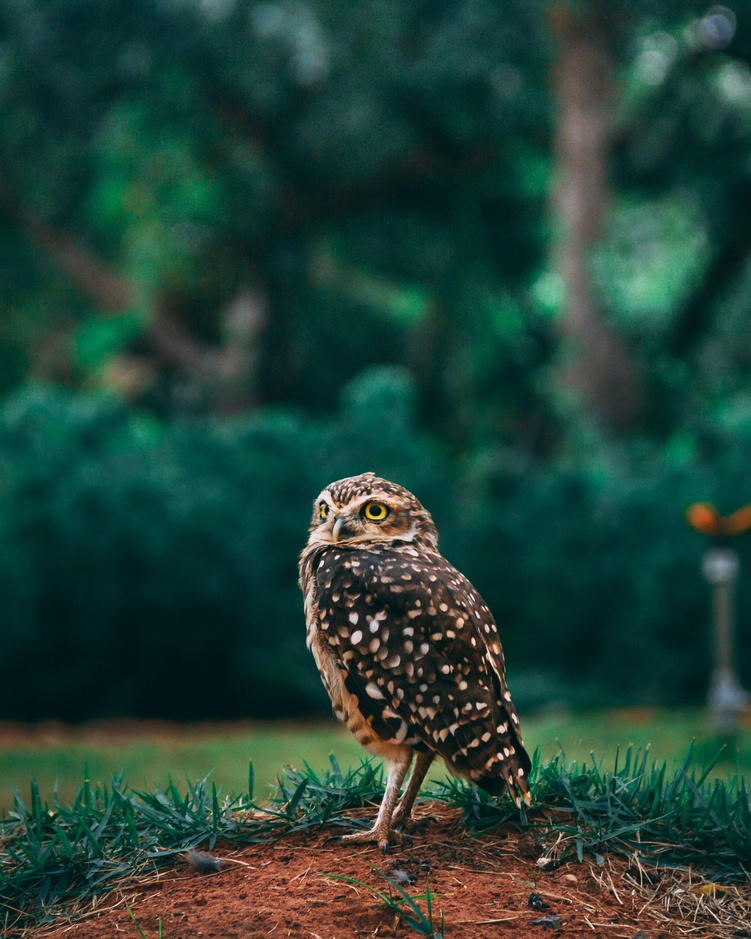
#> input picture removal-of-background-from-image/data/pexels-fábio-scaletta-2115984.jpg, 751 x 939 px, shrunk from 2765 x 3456 before the run, found by its file name
$ python rm_bg_img.py
#> lines starting #> are read from the running program, lines starting #| are printed output that depends on the picture; after the words box and inside, x2 and y2 are one past the last pixel; in counts of white or black regions, pixels touching at a corner belong together
import cv2
import numpy as np

def clahe(img, clip_limit=2.0, grid_size=(8,8)):
    # for image contrast
    clahe = cv2.createCLAHE(clipLimit=clip_limit, tileGridSize=grid_size)
    return clahe.apply(img)

# load image
img = cv2.imread("/home/allisonogechukwu/25-dsp-projects/removal-of-background-from-image/data/pexels-fábio-scaletta-2115984.jpg")
#> img is the input picture: shape (939, 751, 3); mean B, G, R 55.9, 66.3, 35.6

# no bg using hsv thresholding
hsv = cv2.cvtColor(img.copy(), cv2.COLOR_BGR2HSV)
#> hsv: shape (939, 751, 3); mean H, S, V 71.5, 172.1, 71.1

hist = cv2.calcHist([hsv], [0], None, [180],[0, 180])
#> hist = 180 values, max 68780 at index 87, min 0 at index 117, mean 3917.7

dominant_color_bin = np.argmax(hist)
#> dominant_color_bin = 87

lower_color = np.array([dominant_color_bin-10, 50, 50])
#> lower_color = [77, 50, 50]
upper_color = np.array([dominant_color_bin+10, 255, 255])
#> upper_color = [97, 255, 255]

mask = cv2.inRange(hsv, lower_color, upper_color)
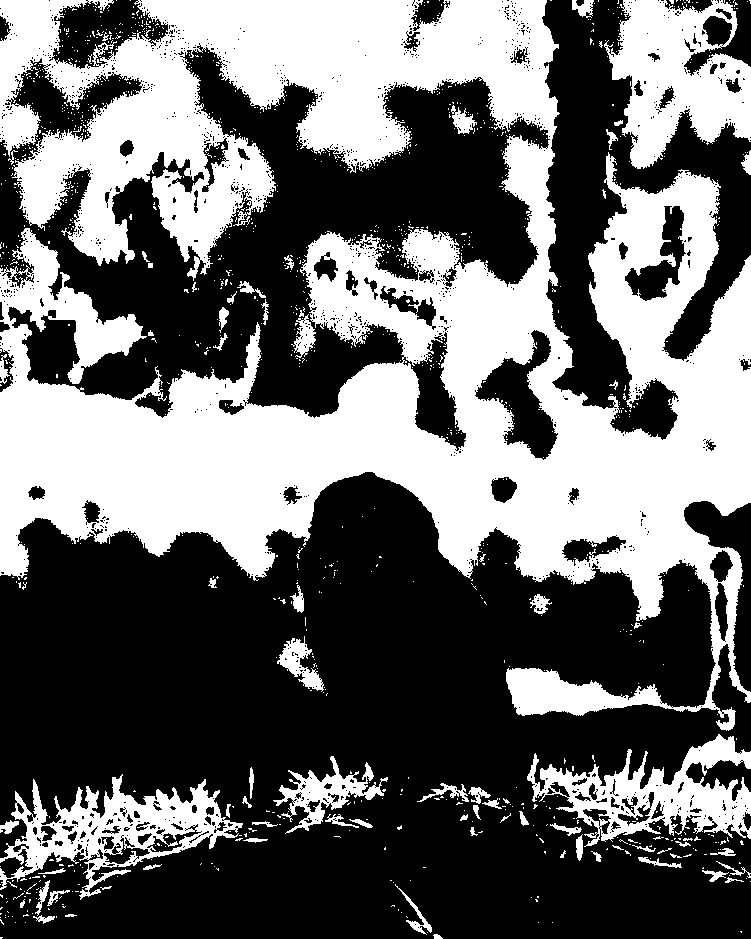
#> mask: shape (939, 751); 41.3% white; 1170 white regions (1096 under 20 px), largest, box (x1, y1, x2, y2) and area: (0, 0, 751, 731) 243562, (604, 0, 751, 169) 14629, (0, 774, 243, 900) 10367

inv_mask = cv2.bitwise_not(mask)

# cv2.imshow("mask", inv_mask)

result = cv2.bitwise_and(img, img, mask=inv_mask)
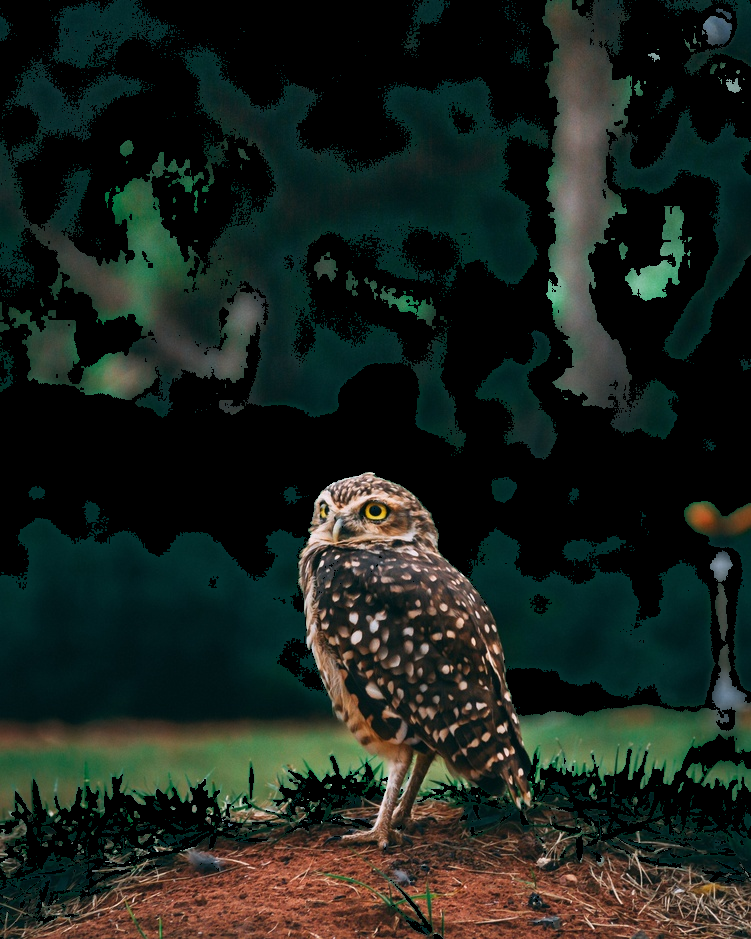
#> result: shape (939, 751, 3); mean B, G, R 29.7, 36, 27.5

# cv2.imshow("masked image", result)

# cv2.waitKey(0)

# # apply threshold to the image
# _, thresh  = cv2.threshold(gray, 0, 255, cv2.THRESH_BINARY_INV + cv2.THRESH_OTSU)

# # get the contours of the image
# contours, _ = cv2.findContours(thresh, cv2.RETR_TREE, cv2.CHAIN_APPROX_SIMPLE)

# # find the largest contour
# max_contour = max(contours, key=cv2.contourArea)

# # create a mask: with the largest contour which will likely be the background, we can create a mask from it
# mask = np.zeros(img.shape[:2], np.uint8)
# cv2.drawContours(mask, [max_contour], -1, 255, -1)

# # apply the mask
# result = cv2.bitwise_and(img, img, mask=mask)

# save result
cv2.imwrite("/home/allisonogechukwu/25-dsp-projects/removal-of-background-from-image/data/pexels-fábio-scaletta-2115984_no_background.jpg", result)

$ run again, with removal-of-background-from-image/data/pexels-james-frid-1478419.jpg copied over removal-of-background-from-image/data/pexels-fábio-scaletta-2115984.jpg
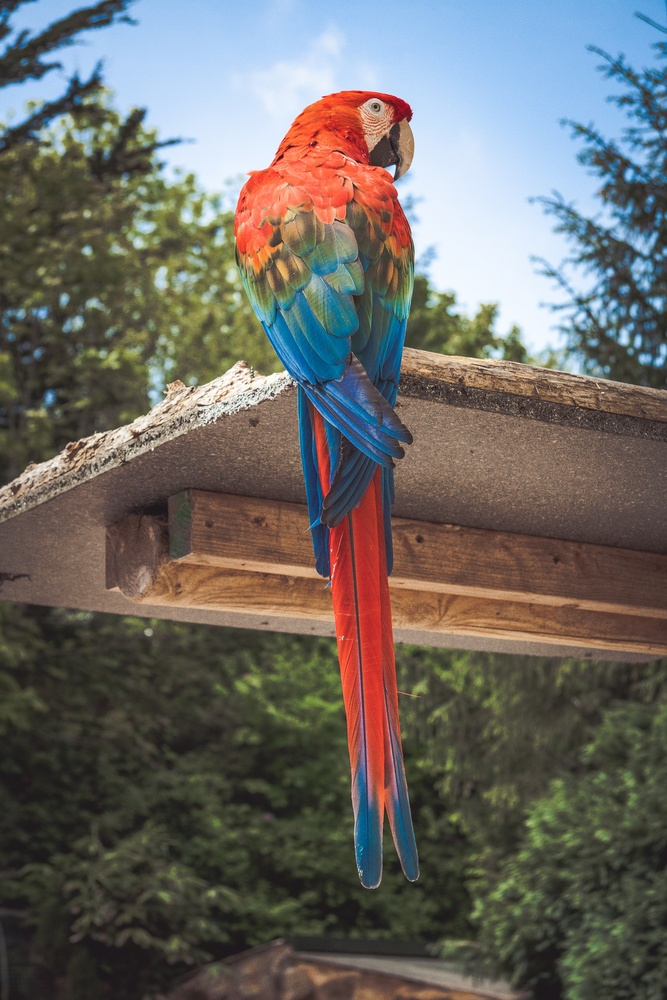
#> input picture removal-of-background-from-image/data/pexels-james-frid-1478419.jpg, 667 x 1000 px, shrunk from 3168 x 4752 before the run, found by its file name
#> img is the input picture: shape (1000, 667, 3); mean B, G, R 100.4, 105, 108.2
#> hsv: shape (1000, 667, 3); mean H, S, V 46.4, 76.8, 125.3
#> hist = 180 values, max 47850 at index 106, min 9 at index 154, mean 3705.6
#> dominant_color_bin = 106
#> lower_color = [96, 50, 50]
#> upper_color = [116, 255, 255]
#> `mask = cv2.inRange(hsv, lower_color, upper_color)`:
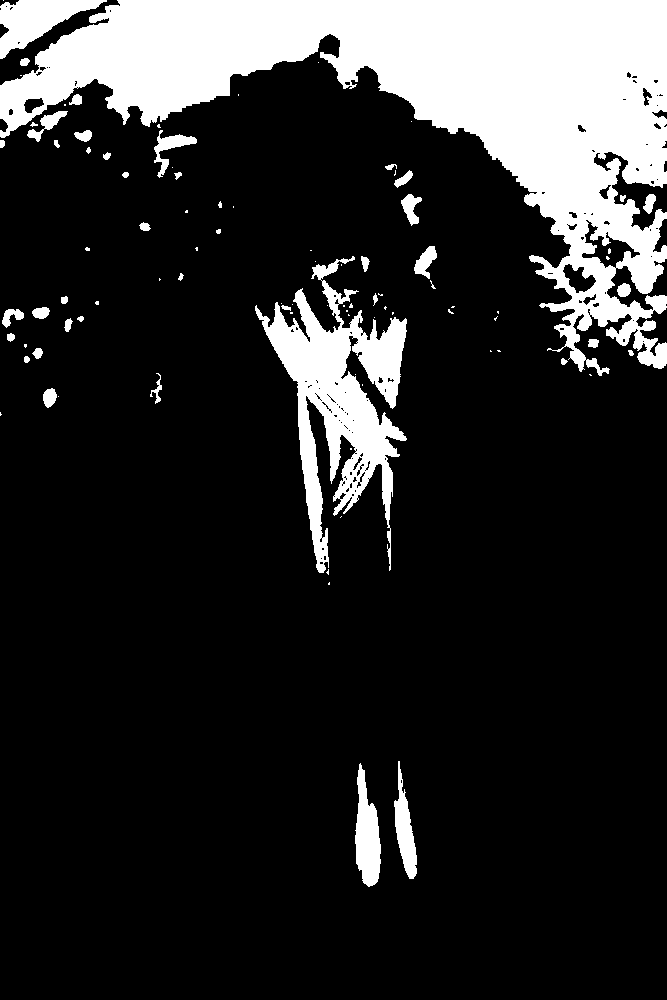
#> mask: shape (1000, 667); 17.2% white; 93 white regions (49 under 20 px), largest, box (x1, y1, x2, y2) and area: (0, 0, 667, 376) 86860, (255, 256, 407, 573) 17210, (0, 0, 107, 59) 2903
#> `result = cv2.bitwise_and(img, img, mask=inv_mask)`:
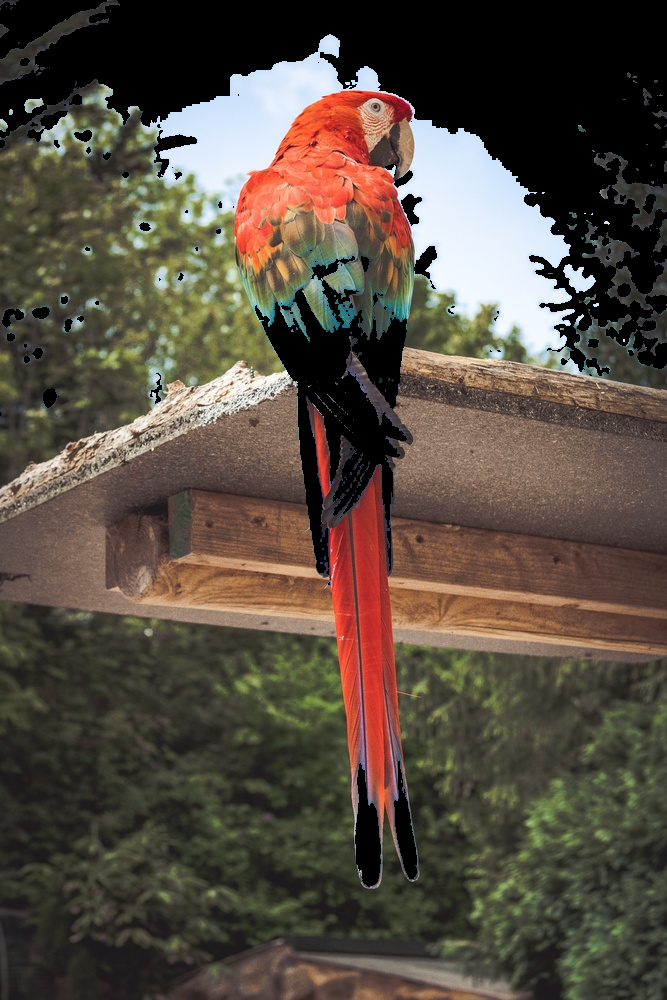
#> result: shape (1000, 667, 3); mean B, G, R 65.1, 76.3, 86.6
